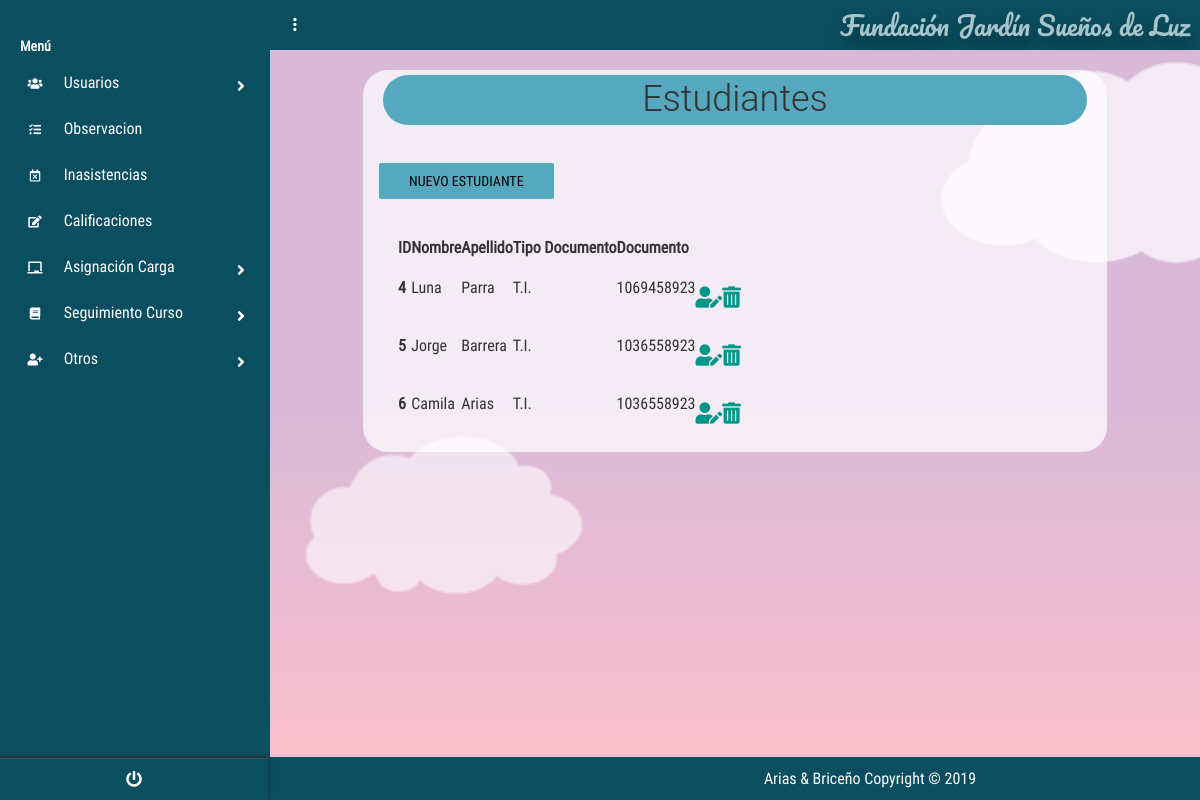
The page /?c=Estudiante&a=Index (signed in) on the database its author committed.
### tables this page shows
create table Usuario
(
id_Usuario int PRIMARY KEY auto_increment ,
user_Usuario varchar (50) not null,
password_Usuario varchar (8) not null,
nombre_Usuario varchar (50) not null,
apellido_Usuario varchar (50) not null,
tipoDoc_Usuario varchar (50) not null,
doc_Usuario bigint not null,
estado_Usuario varchar (50) not null,
id_tipoUsuario_FK int ,
id_Especialidad_FK int 
);

### controllers/EstudianteController.php (called while the page is built, shortened)
<?php
require_once "./models/EstudianteModel.php";
class EstudianteController{
    public function __CONSTRUCT(){
        $this->mode = new EstudianteModel();
    }
    public function Index(){
        include_once './views/Estudiante/EstudianteCon.php';
    }
}

### models/Conexion.php (called while the page is built)
<?php
class Conexion{
    public static function conectar(){
        $PDO = new PDO("mysql:host=localhost;dbname=dbfundacion;charset=utf8","root","");
        $PDO->setAttribute(PDO::ATTR_ERRMODE,PDO::ERRMODE_EXCEPTION);
        return $PDO;
    }
}
?>

### models/EstudianteModel.php (called while the page is built, shortened)
<?php
class EstudianteModel{
    public $CNX;
    public function __construct(){
        try {
            $this->CNX= Conexion::conectar();
        } catch (Exception $e) {
            die($e->getMessage());
        }
    }
    public function listar_Estudiante(){
        try {
            $query= "SELECT * from Usuario where id_tipoUsuario_FK=3 and estado_Usuario='Activo'";
            $stm = $this->CNX->prepare($query);
            $stm->execute();
            return $stm->fetchAll(PDO::FETCH_OBJ);
        } catch (Exception $e){
            die($e ->getMessage());
        }
    }
}

### views/Estudiante/EstudianteCon.php (the view, shortened to what this page needs)
<!DOCTYPE html>
<html lang="es">
<head>
    <link rel='stylesheet' href='https://cdnjs.cloudflare.com/ajax/libs/twitter-bootstrap/4.1.1/css/bootstrap.css'>
    <link rel='stylesheet' href='https://use.fontawesome.com/releases/v5.0.13/css/all.css'>
    <link rel="stylesheet" href="<?php echo SERVERURL; ?>assets/css/main.css">
    <link rel="stylesheet" href="<?php echo SERVERURL; ?>assets/css/style.css">
    <link rel="stylesheet" href="<?php echo SERVERURL; ?>assets/css/menu_Lateral.css">
    <link rel="stylesheet" href="<?php echo SERVERURL; ?>assets/css/main.css">
    <link href="https://unpkg.com/bootstrap-table@1.18.0/dist/bootstrap-table.min.css" rel="stylesheet">
</head>
<body>
    <?php include "./views/modules/navlateral.php" ?>
    <section class="full-box dashboard-contentPage">
        <?php include "./views/modules/navbar.php" ?>
        <div class="container">
            <div class="titles">
                <h1 class="tituloa ">Estudiantes</h1>
                <div class="form-group" id="botones">
                    <a href="?c=Estudiante&a=nuevo" class="boton btn btn-info botones">Nuevo Estudiante</a>
                </div>
            </div>
            <div class="tablas">
                <table id="table" data-toggle="table" data-height="auto" data-search="true" data-show-refresh="false"
                    data-show-columns="true" data-buttons-toolbar=".buttons-toolbar">
                    <thead">
                        <tr>
                            <th data-field="ID">ID</th>
                            <th data-field="nombre">Nombre</th>
                            <th data-field="apellido">Apellido</th>
                            <th data-field="tipoDoc">Tipo Documento</th>
                            <th data-field="Doc">Documento</th>
                            <th data-field="editar"></th>
                            <th data-field="eliminar"></th>
                        </tr>
                        <tbody>
                            <?php foreach ($this->mode->listar_Estudiante() as $k ) : ?>
                            <tr>
                                <th data-field="ID" scope="row"><?php echo $k->id_Usuario; ?></th>
                                <td data-field="nombre"><?php echo $k->nombre_Usuario; ?></td>
                                <td data-field="apellido"><?php echo $k->apellido_Usuario; ?></td>
                                <td data-field="tipoDoc"><?php echo $k->tipoDoc_Usuario; ?></td>
                                <td data-field="Doc"><?php echo $k->doc_Usuario; ?></td>
                                <th data-field="editar">
                                    <div class="form-group" id="botones">
                                        <a href="?c=Estudiante&a=nuevo&id_Usuario=<?php echo $k->id_Usuario;?>"
                                            class="fas fa-user-edit fa-lg "></a>
                                    </div>
                                </th>
                                <th data-field="eliminar">
                                    <div class="form-group" id="botones">
                                        <a onclick="javascript:return confirm('¿Desea eliminar el registro?');
                                " href="?c=Estudiante&a=g_eliminar_Estudiante&id_Usuario=<?php echo $k->id_Usuario;?>"
                                            class="fas fa-trash-alt fa-lg"></a>
                                    </div>
                                </th>
                            </tr>
                            <?php endforeach; ?>
                        </tbody>
                </table>
            </div>
        </div>
        <?php include "./views/modules/fondo_Form.php" ?>
    </section>
</body>
</html>

### assets/css/main.css (style rules this page uses)
body, html { background-color: #0b4e5f; width: 100%; height: 100%; margin: 0; padding: 0; position: relative; font-size: 16px; font-family: 'RobotoCondensed'; overflow: hidden; }
.full-box { margin: 0; padding: 0; width: 100%; box-sizing: border-box; }
.container { background-color: rgba(255, 255, 255, 0.726); margin-top:20px; border-radius:25px; width:80%; }
.tablas,h1 { margin:20px }
h1 { text-align: center; padding: 5px; margin: 5px; }
form .btn, .botones { background-color: #56a8be; border-color: #56a8be; }
.tituloa { background-color: #56a8be; border-color: #56a8be; border-radius: 1em; }
.dashboard-sideBar, .dashboard-contentPage { position: absolute; top: 0; height: 100%; transition: all .3s ease-in-out; }
.dashboard-contentPage { right: 0; z-index: 1; padding-left: 270px; }
.btn:not(.btn-raised).btn-info, .input-group-btn .btn:not(.btn-raised).btn-info { color: #000000; }

### assets/css/menu_Lateral.css (style rules this page uses)
body { font-size: 0.9rem; }

### views/modules/fondo_Form.php (style rules this page uses)
html { box-sizing: border-box; }
*, *:before, *:after { box-sizing: inherit; }
body { margin: 0; background: linear-gradient(#d8b9d7 50%, #ffc0cb); min-height: 100vh; display: flex; justify-content: center; align-items: center; overflow: hidden; position: relative; }

### rows shown on the page
usuario: id_Usuario "4", nombre_Usuario "Luna", apellido_Usuario "Parra", tipoDoc_Usuario "T.I.", doc_Usuario "1069458923"
usuario: id_Usuario "5", nombre_Usuario "Jorge", apellido_Usuario "Barrera", tipoDoc_Usuario "T.I.", doc_Usuario "1036558923"
usuario: id_Usuario "6", nombre_Usuario "Camila", apellido_Usuario "Arias", tipoDoc_Usuario "T.I.", doc_Usuario "1036558923"

### other values the page prints
NOMBREPROYECTO "Fundación Jardín Sueños de Luz"
